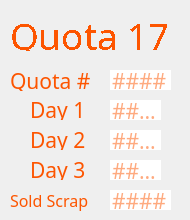
     <widget class="QWidget" name="page_17">
      <widget class="QLabel" name="label_103">
       <property name="geometry">
        <rect>
         <x>30</x>
         <y>100</y>
         <width>61</width>
         <height>20</height>
        </rect>
       </property>
       <property name="font">
        <font>
         <family>IBM 3270</family>
         <pointsize>16</pointsize>
        </font>
       </property>
       <property name="styleSheet">
        <string notr="true">color: rgb(253, 85, 0);
                                    border: none;</string>
       </property>
       <property name="text">
        <string>Day 1</string>
       </property>
      </widget>
      <widget class="QLabel" name="label_104">
       <property name="geometry">
        <rect>
         <x>30</x>
         <y>130</y>
         <width>61</width>
         <height>20</height>
        </rect>
       </property>
       <property name="font">
        <font>
         <family>IBM 3270</family>
         <pointsize>16</pointsize>
        </font>
       </property>
       <property name="styleSheet">
        <string notr="true">color: rgb(253, 85, 0);
                                    border: none;</string>
       </property>
       <property name="text">
        <string>Day 2</string>
       </property>
      </widget>
      <widget class="QLabel" name="label_105">
       <property name="geometry">
        <rect>
         <x>30</x>
         <y>160</y>
         <width>61</width>
         <height>20</height>
        </rect>
       </property>
       <property name="font">
        <font>
         <family>IBM 3270</family>
         <pointsize>16</pointsize>
        </font>
       </property>
       <property name="styleSheet">
        <string notr="true">color: rgb(253, 85, 0);
                                    border: none;</string>
       </property>
       <property name="text">
        <string>Day 3</string>
       </property>
      </widget>
      <widget class="QLineEdit" name="q17d2">
       <property name="geometry">
        <rect>
         <x>110</x>
         <y>130</y>
         <width>51</width>
         <height>20</height>
        </rect>
       </property>
       <property name="font">
        <font>
         <family>IBM 3270</family>
         <pointsize>16</pointsize>
        </font>
       </property>
       <property name="styleSheet">
        <string notr="true">color: rgb(253, 85, 0);
                                    border: none;</string>
       </property>
       <property name="maxLength">
        <number>4</number>
       </property>
       <property name="placeholderText">
        <string>####</string>
       </property>
      </widget>
      <widget class="QLineEdit" name="q17d3">
       <property name="geometry">
        <rect>
         <x>110</x>
         <y>160</y>
         <width>51</width>
         <height>20</height>
        </rect>
       </property>
       <property name="font">
        <font>
         <family>IBM 3270</family>
         <pointsize>16</pointsize>
        </font>
       </property>
       <property name="styleSheet">
        <string notr="true">color: rgb(253, 85, 0);
                                    border: none;</string>
       </property>
       <property name="maxLength">
        <number>4</number>
       </property>
       <property name="placeholderText">
        <string>####</string>
       </property>
      </widget>
      <widget class="QLineEdit" name="q17d1">
       <property name="geometry">
        <rect>
         <x>110</x>
         <y>100</y>
         <width>51</width>
         <height>20</height>
        </rect>
       </property>
       <property name="font">
        <font>
         <family>IBM 3270</family>
         <pointsize>16</pointsize>
         <weight>50</weight>
         <bold>false</bold>
        </font>
       </property>
       <property name="styleSheet">
        <string notr="true">color: rgb(253, 85, 0);
                                    border: none;</string>
       </property>
       <property name="inputMethodHints">
        <set>Qt::ImhNone</set>
       </property>
       <property name="text">
        <string/>
       </property>
       <property name="maxLength">
        <number>4</number>
       </property>
       <property name="readOnly">
        <bool>false</bool>
       </property>
       <property name="placeholderText">
        <string>####</string>
       </property>
      </widget>
      <widget class="QLabel" name="label_106">
       <property name="geometry">
        <rect>
         <x>10</x>
         <y>70</y>
         <width>81</width>
         <height>21</height>
        </rect>
       </property>
       <property name="font">
        <font>
         <family>IBM 3270</family>
         <pointsize>16</pointsize>
        </font>
       </property>
       <property name="styleSheet">
        <string notr="true">color: rgb(253, 85, 0);</string>
       </property>
       <property name="text">
        <string>Quota #</string>
       </property>
      </widget>
      <widget class="QLabel" name="label_107">
       <property name="geometry">
        <rect>
         <x>10</x>
         <y>10</y>
         <width>171</width>
         <height>41</height>
        </rect>
       </property>
       <property name="sizePolicy">
        <sizepolicy hsizetype="Fixed" vsizetype="Fixed">
         <horstretch>0</horstretch>
         <verstretch>0</verstretch>
        </sizepolicy>
       </property>
       <property name="font">
        <font>
         <family>IBM 3270</family>
         <pointsize>24</pointsize>
         <weight>50</weight>
         <italic>false</italic>
         <bold>false</bold>
         <stylestrategy>NoAntialias</stylestrategy>
        </font>
       </property>
       <property name="styleSheet">
        <string notr="true">font: 24pt &quot;IBM 3270&quot;;
                                    color: rgb(253, 85, 0);</string>
       </property>
       <property name="text">
        <string>&lt;html&gt;&lt;head/&gt;&lt;body&gt;&lt;p&gt;&lt;span
                                    style=&quot; font-size:28pt;&quot;&gt;Quota
                                    17&lt;/span&gt;&lt;/p&gt;&lt;/body&gt;&lt;/html&gt;</string>
       </property>
      </widget>
      <widget class="QLineEdit" name="q17">
       <property name="geometry">
        <rect>
         <x>110</x>
         <y>70</y>
         <width>61</width>
         <height>20</height>
        </rect>
       </property>
       <property name="font">
        <font>
         <family>IBM 3270</family>
         <pointsize>16</pointsize>
        </font>
       </property>
       <property name="styleSheet">
        <string notr="true">color: rgb(253, 85, 0);
                                    border: none;</string>
       </property>
       <property name="text">
        <string/>
       </property>
       <property name="maxLength">
        <number>5</number>
       </property>
       <property name="readOnly">
        <bool>false</bool>
       </property>
       <property name="placeholderText">
        <string>####</string>
       </property>
      </widget>
      <widget class="QLabel" name="label_108">
       <property name="geometry">
        <rect>
         <x>10</x>
         <y>190</y>
         <width>91</width>
         <height>21</height>
        </rect>
       </property>
       <property name="font">
        <font>
         <family>IBM 3270</family>
         <pointsize>12</pointsize>
        </font>
       </property>
       <property name="styleSheet">
        <string notr="true">color: rgb(253, 85, 0);
                                    border: none;</string>
       </property>
       <property name="text">
        <string>Sold Scrap</string>
       </property>
      </widget>
      <widget class="QLineEdit" name="q17sold">
       <property name="geometry">
        <rect>
         <x>110</x>
         <y>190</y>
         <width>61</width>
         <height>20</height>
        </rect>
       </property>
       <property name="font">
        <font>
         <family>IBM 3270</family>
         <pointsize>16</pointsize>
        </font>
       </property>
       <property name="styleSheet">
        <string notr="true">color: rgb(253, 85, 0);
                                    border: none;</string>
       </property>
       <property name="maxLength">
        <number>5</number>
       </property>
       <property name="placeholderText">
        <string>####</string>
       </property>
      </widget>
     </widget>
